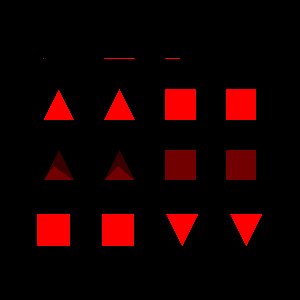

Generate this figure with Python:
#!/usr/bin/env python

# Read EnSight6 binary elements case with time step, compute tensor component difference.

import os

import vtkmodules.vtkInteractionStyle  # noqa: F401
import vtkmodules.vtkRenderingFreeType  # noqa: F401
import vtkmodules.vtkRenderingOpenGL2  # noqa: F401

from vtkmodules.vtkCommonExecutionModel import vtkStreamingDemandDrivenPipeline
from vtkmodules.vtkFiltersCore import vtkArrayCalculator
from vtkmodules.vtkFiltersGeometry import vtkGeometryFilter
from vtkmodules.vtkIOEnSight import vtkGenericEnSightReader
from vtkmodules.vtkRenderingCore import (
    vtkActor,
    vtkCompositePolyDataMapper,
    vtkRenderWindow,
    vtkRenderWindowInteractor,
    vtkRenderer,
)

# Source
data_dir = os.environ.get("VPE_DATA_DIR", os.path.dirname(os.path.abspath(__file__)))

# Read EnSight case file with time step
ensight_reader = vtkGenericEnSightReader()
ensight_reader.SetCaseFileName(os.path.join(data_dir, "EnSight", "elements6-bin.case"))
ensight_reader.UpdateInformation()
ensight_reader.GetOutputInformation(0).Set(vtkStreamingDemandDrivenPipeline.UPDATE_TIME_STEP(), 0.1)

# Extract geometry
geometry_filter = vtkGeometryFilter()
geometry_filter.SetInputConnection(ensight_reader.GetOutputPort())

# Calculator: compute XZ - YZ tensor component difference
calculator = vtkArrayCalculator()
calculator.SetInputConnection(geometry_filter.GetOutputPort())
calculator.SetAttributeTypeToPointData()
calculator.SetFunction("pointTensors_XZ - pointTensors_YZ")
calculator.AddScalarVariable("pointTensors_XZ", "pointTensors", 5)
calculator.AddScalarVariable("pointTensors_YZ", "pointTensors", 4)
calculator.SetResultArrayName("test")

# Mapper
composite_mapper = vtkCompositePolyDataMapper()
composite_mapper.SetInputConnection(calculator.GetOutputPort())
composite_mapper.SetColorModeToMapScalars()
composite_mapper.SetScalarModeToUsePointFieldData()
composite_mapper.ColorByArrayComponent("test", 0)
composite_mapper.SetScalarRange(-0.1, 0.1)

# Actor
ensight_actor = vtkActor()
ensight_actor.SetMapper(composite_mapper)

# Renderer
renderer = vtkRenderer()
renderer.AddActor(ensight_actor)

# Render window
render_window = vtkRenderWindow()
render_window.AddRenderer(renderer)
render_window.SetWindowName("ensight tensors inversion bin")
render_window.SetMultiSamples(0)
render_window.SetSize(300, 300)

# Interactor
interactor = vtkRenderWindowInteractor()
interactor.SetRenderWindow(render_window)

# Scene
renderer.ResetCamera()

interactor.Initialize()
interactor.Start()
